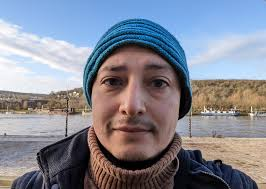
#> input picture CSC_515/module_03/selfie.jpg, 266 x 189 px
$ python detect_face.py
#> lines starting #> are read from the running program, lines starting #| are printed output that depends on the picture; after the words box and inside, x2 and y2 are one past the last pixel; in counts of white or black regions, pixels touching at a corner belong together
import cv2 # type: ignore
import matplotlib.pyplot as plt
# ---------------------------------------------------------------------------------------------
# Face and Eyes Object Detection.
#
# Detects faces and eyes in an image, draws red bounding boxes around the eyes, places a green
# circle around the detected face(s), and adds text "This is me?".
#
# Usage:
#   $ python detect_face.py
# ---------------------------------------------------------------------------------------------
MAX = 255 # Maximum RGB color value.

def import_image(filename):
    """Import and return the image."""
#> called with filename = 'selfie.jpg'
    image = cv2.imread(filename)
#> image is the input picture: shape (189, 266, 3); mean B, G, R 147.3, 135.2, 132.4
    return image

def detect_faces(image):
    """Detect and return faces in the given image and return the list of bounding boxes."""
    face_cascade = cv2.CascadeClassifier(cv2.data.haarcascades + 'haarcascade_frontalface_default.xml')
    gray = cv2.cvtColor(image, cv2.COLOR_BGR2GRAY)
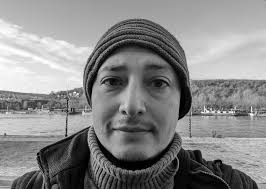
#> gray: shape (189, 266); min 0, max 255, mean 135.7
    faces = face_cascade.detectMultiScale(gray, scaleFactor=1.1, minNeighbors=5, minSize=(30, 30))
#> faces = [[76, 36, 120, 120]]
    return faces

def detect_eyes(image, face_region):
    """Detect and return eyes within a face region and return the list of bounding boxes."""
    eye_cascade = cv2.CascadeClassifier(cv2.data.haarcascades + 'haarcascade_eye.xml')
    gray = image[face_region[1]:face_region[1]+face_region[3], face_region[0]:face_region[0]+face_region[2]]
    eyes = eye_cascade.detectMultiScale(gray)
    return eyes

def draw_face_circle(image, face_region):
    """Place a green circle around the face."""
    x, y, w, h = face_region
    radius = max(w, h) // 2
    center = (x + w // 2, y + h // 2)
    cv2.circle(image, center, radius, (0, MAX, 0), 5)  # Green circle.

def draw_eye_boxes(image, face_region, eyes):
    """Draw a pair of red bounding boxes around the eyes."""
    x, y, w, h = face_region
    for (ex, ey, ew, eh) in eyes:
        cv2.rectangle(image, (x + ex, y + ey), (x + ex + ew, y + ey + eh), (0, 0, MAX), 2)  # Red bounding boxes.

def add_text(image, text, position=(50, 50)):
    """Add given text to the image."""
    cv2.putText(image, text, position, cv2.FONT_HERSHEY_SIMPLEX, 1, (MAX, MAX, MAX), 2)

def display_image(image, title):
    """Display the provided image using matplotlib."""
    plt.imshow(cv2.cvtColor(image, cv2.COLOR_BGR2RGB))
    plt.title(title)
    plt.show()

def main():
    """Main driver function."""
    # Import the image and check if the image loaded correctly.
    image = import_image("selfie.jpg")
    if image is None:
        print("ERROR: Image not found!")
        return
    # Detect faces and loop over each detected face.
    faces = detect_faces(image)
#> faces = [[76, 36, 120, 120]]
    for face in faces:
        draw_face_circle(image, face) # Draw a green circle around the face.
        eyes = detect_eyes(image, face) # Detect eyes within the face region.
        draw_eye_boxes(image, face, eyes) # Draw red bounding boxes around the eyes.
#> this loop made 1 pass
#> (radius in draw_face_circle, center in draw_face_circle, eyes) on pass 1: (60, (136, 96), [[18, 26, 38, 38], [64, 31, 32, 32]])
#> pass 1, in detect_eyes, `gray = image[face_region[1]:face_region[1]+face_region[3], face_region..`:
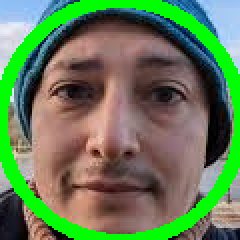
#> gray: shape (120, 120, 3) (shown 2 times larger); mean B, G, R 86.9, 125.5, 100.7
#> after the loop:
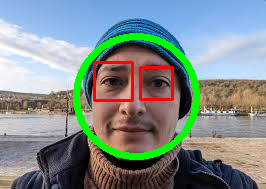
#> image: shape (189, 266, 3); 6.85% of pixels changed, all inside (x1, y1, x2, y2) = (73, 33, 200, 160)
    add_text(image, "This is me?") # Add text as the title on the image.
#> in add_text, `cv2.putText(image, text, position, cv2.FONT_HERSHEY_SIMPLEX, 1, (MAX, ..`:
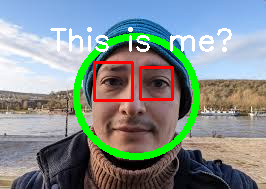
#> image: shape (189, 266, 3); 2.11% of pixels changed, all inside (x1, y1, x2, y2) = (50, 27, 232, 52)
    display_image(image, "Adjusted Image")  # Display the final image.
    print("Program Completed!") # Output the final message.

# Big red activation button.
if __name__ == "__main__":
    main()  # Execute the main driver function.
